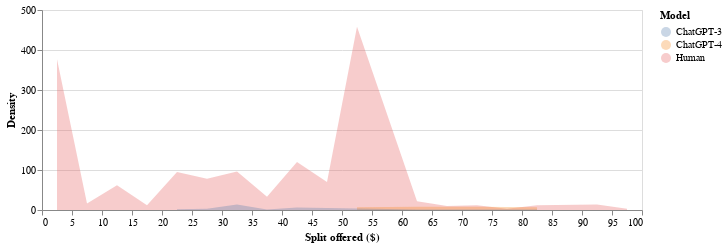

The code cell stored with this chart in its notebook:
### Code cell
import pandas as pd
import os
import json
import csv
import re
import seaborn as sns
import matplotlib.pyplot as plt
import numpy as np
from matplotlib.ticker import FuncFormatter
import altair as alt

# Function to load data from CSV Files
def load_data(game, nrows=None):
    file_path = os.path.join('data', f'{game}.csv')
    return pd.read_csv(file_path, nrows=nrows)

# Get list of available games
game_files = [file.split('.')[0] for file in os.listdir('data') if file.endswith('.csv')]
selected_game = 'dictator'  # Example, you can change this to any game file you have

# Load data for the selected game (5000 lines only)
df = load_data(selected_game, nrows=5000)

binrange = (0, 100)
moves = []
for _, record in df.iterrows():
    if record['Role'] != 'first': continue
    if int(record['Round']) > 1: continue
    if int(record['Total']) != 100: continue
    if record['move'] == 'None': continue
    if record['gameType'] != 'dictator': continue

    move = float(record['move'])
    if move < binrange[0] or move > binrange[1]: continue

    moves.append(move)

df_dictator_human = choices_to_df(moves, 'Human')

# Example data for ChatGPT-4
choices_gpt4 = [60, 70, 50, 80, 60, 70, 50, 80, 60, 70, 50, 80, 60, 70, 50, 80, 60, 70, 50, 80, 60, 70, 50, 80, 60, 70, 50, 80, 60, 70]
df_dictator_gpt4 = choices_to_df(choices_gpt4, hue=str('ChatGPT-4'))

# Example data for ChatGPT-3
choices_gpt3 = [25, 35, 70, 30, 20, 25, 40, 80, 30, 30, 40, 30, 30, 30, 30, 30, 40, 40, 30, 30, 40, 30, 60, 20, 40, 25, 30, 30, 30]
df_dictator_turbo = choices_to_df(choices_gpt3, hue=str('ChatGPT-3'))

# Concatenate all three dataframes
alt_df = pd.concat([df_dictator_human, df_dictator_gpt4, df_dictator_turbo])

# Altair plot for visualizing the distributions
alt_chart = alt.Chart(alt_df).mark_area(opacity=0.3).encode(
    x=alt.X('choices:Q', bin=alt.Bin(maxbins=20), title='Split offered ($)'),
    y=alt.Y('count():Q', stack=None, title='Density'),
    color=alt.Color('hue:N', title='Model')
).properties(
    width=600,
    height=200
).resolve_scale(
    y='independent'
)

# Display Altair chart
alt_chart

### Figure 1 — Vega-Lite specification as saved in the notebook (floating-point values rounded to 4 significant figures; data arrays with more than 128 entries replaced by an {"elided": "..."} marker saying what was removed)
{"config": {"view": {"continuousWidth": 300, "continuousHeight": 300}}, "data": {"name": "data-108437d1503ac7337d8f8009c0627abd"}, "mark": {"type": "area", "opacity": 0.3}, "encoding": {"color": {"field": "hue", "title": "Model", "type": "nominal"}, "x": {"bin": {"maxbins": 20}, "field": "choices", "title": "Split offered ($)", "type": "quantitative"}, "y": {"aggregate": "count", "stack": null, "title": "Density", "type": "quantitative"}}, "height": 200, "resolve": {"scale": {"y": "independent"}}, "width": 600, "$schema": "https://vega.github.io/schema/vega-lite/v5.16.3.json", "datasets": {"data-108437d1503ac7337d8f8009c0627abd": {"elided": "1552 records"}}}
